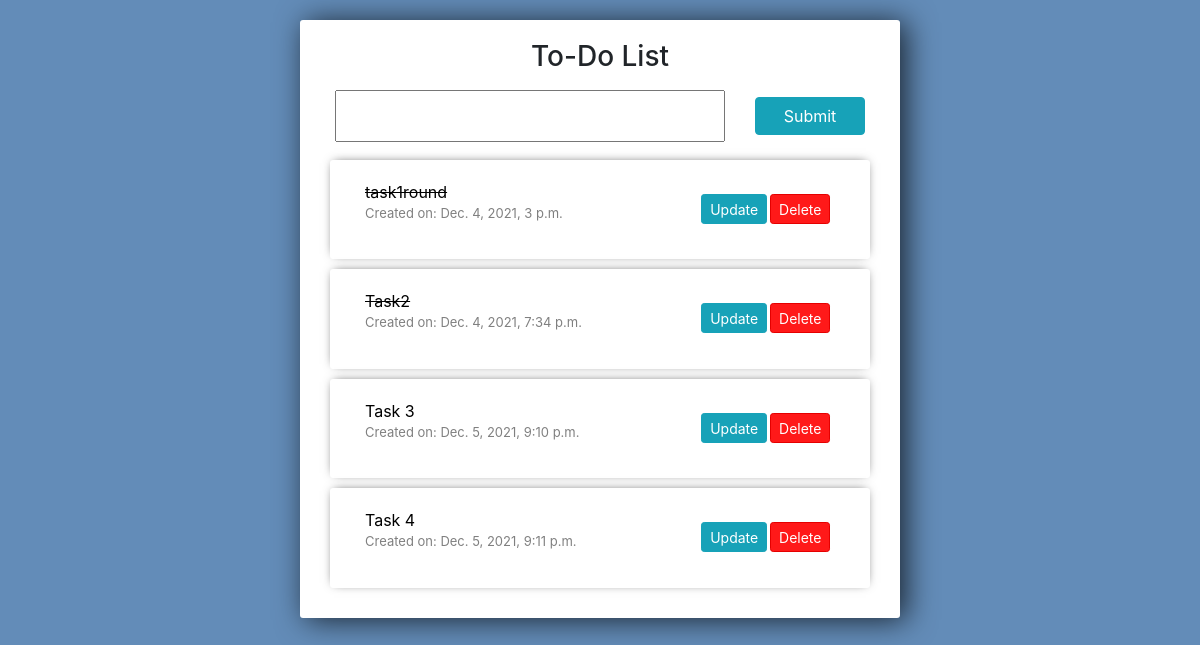
Before: / with the older database file.
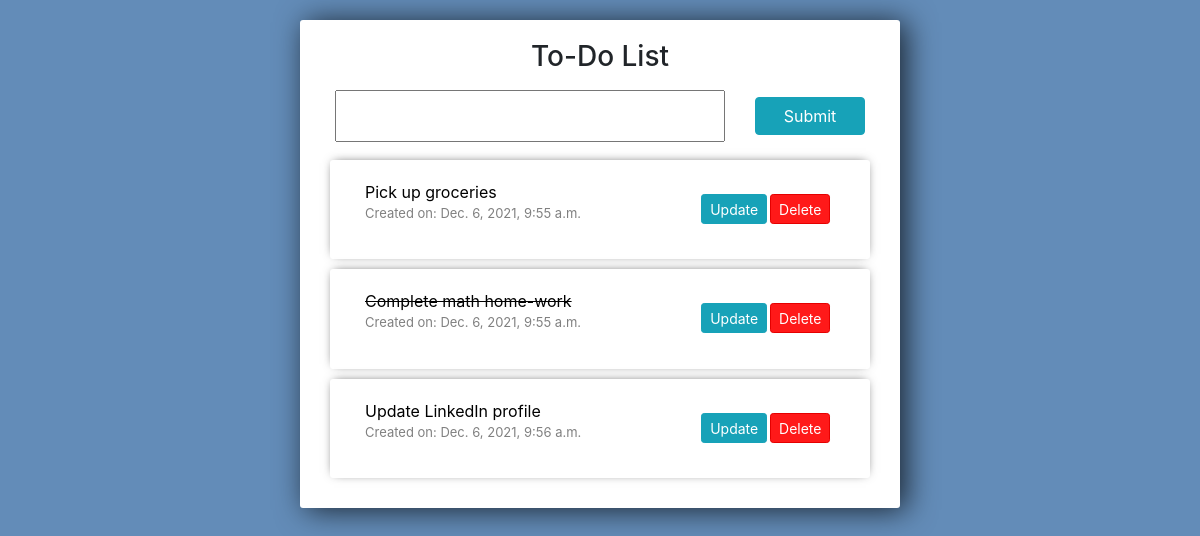
After: the same page with the newer database file.
### todo_list/models.py (models this page shows)
class todo_list(models.Model):
    task_name = models.CharField(max_length=100)
    start_date = models.DateTimeField(auto_now_add=True)
    status = models.BooleanField(default=False)
    def __str__(self):
        return self.task_name

### todo_list/views.py (the view)
# urls.py: 2. Add a URL to urlpatterns:  path('', views.home, name='home')
def home(request): #To return what users will see
    tasks = todo_list.objects.all()
    form = TodoForm()
    if request.method == 'POST':
        form = TodoForm(request.POST)
        if form.is_valid():
            form.save()
        return redirect('/')
    context = {
        'tasks' : tasks,
        'form' : form,
    }
    return render(request, 'todo_list/home.html',context)

### todo_list/forms.py
class TodoForm(ModelForm):
    class Meta:
        model = todo_list
        fields = '__all__'

### todo_list/templates/todo_list/home.html (shortened to what this page needs)
{% load static %}
<!DOCTYPE html>
<link rel="stylesheet" href="https://stackpath.bootstrapcdn.com/bootstrap/4.3.1/css/bootstrap.min.css">
<link rel = "stylesheet"  type = "text/CSS" href = "{% static 'todo_list/main.css' %}"  >
<body>
    <div class="center-column" >
        <h3 style="text-align: center;"> To-Do List</h3>
        <form method="POST" action="/">
            <div class="container">
            <div class="row">
                <div class="col-9">
                    {{form.task_name}}
                </div>
                <div class="col-3">
            <input class="btn btn-info" style="margin-top: 14%;" type="submit" name="Create Task" >
        </div>
            </div>
        </div>
        </form>
        <div class="todo-list">
            {% for task in tasks %}
                <div class="item-row d-flex aligns-items-center">
                   <div class="col-8">
                    {% if task.status == True %}
                        <strike>{{task}}</strike>
                        <p style="font-size: small;color: grey;">Created on: {{task.start_date}}</p>
                    {% else %}
                        <span style="display: block;">{{task}}</span>
                        <p style="font-size: small;color: grey;">Created on: {{task.start_date}}</p>
                    {%endif %}
                     </div>
                    <div class=" col-3 d-flex float-right">
                        <a class="btn btn-sm btn-info" style="margin-left:3%;margin-top: 15%;height: 50%;" href="{% url 'update' task.id %}">Update</a>
                         <a class="btn btn-sm btn-danger" style="margin-left:3%;margin-top: 15%;height: 50%;" href="{% url 'delete' task.id %}">Delete</a>
                    </div>
                </div>
            {% endfor %}
        </div>
    </div>
</body>

### todo_list/static/todo_list/main.css (style rules this page uses)
body { background-color: #638CB8; }
input { width: 100%; padding: 12px 20px; margin: 8px 0; box-sizing: border-box; }
input::placeholder { color: #d3d3d3; }
.center-column { width:600px; margin: 20px auto; padding:20px; background-color: #fff; border-radius: 3px; box-shadow: 6px 2px 30px 0px rgba(0,0,0,0.75); }
.item-row { background-color: #ffffff; margin: 10px; padding: 20px; border-radius: 3px; color: rgb(0, 0, 0); font-size: 16px; box-shadow: 0px -1px 10px -4px rgba(0,0,0,0.75); }
.btn-danger { background-color: #ff1919; border-color: #e50000; }

Changed rows visible on the page:
removed todo_list: task_name "task1round", start_date "Dec. 4, 2021, 3 p.m."
removed todo_list: task_name "Task2", start_date "Dec. 4, 2021, 7:34 p.m."
removed todo_list: task_name "Task 3", start_date "Dec. 5, 2021, 9:10 p.m."
removed todo_list: task_name "Task 4", start_date "Dec. 5, 2021, 9:11 p.m."
added todo_list: task_name "Pick up groceries", start_date "Dec. 6, 2021, 9:55 a.m."
added todo_list: task_name "Complete math home-work", start_date "Dec. 6, 2021, 9:55 a.m."
added todo_list: task_name "Update LinkedIn profile", start_date "Dec. 6, 2021, 9:56 a.m."
